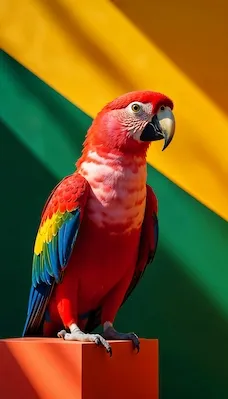
#> input picture opencv/parrot.webp, 228 x 399 px
$ python color-spaces.py
#> lines starting #> are read from the running program, lines starting #| are printed output that depends on the picture
import cv2
image = cv2.imread('parrot.webp')
#> image is the input picture: shape (399, 228, 3); mean B, G, R 29.4, 84.9, 118.2

image_rgb  = cv2.cvtColor(image, cv2.COLOR_BGR2RGB)
image_hsv  = cv2.cvtColor(image, cv2.COLOR_BGR2HSV)
#> image_hsv: shape (399, 228, 3); mean H, S, V 53.1, 225.3, 140.6
image_gray = cv2.cvtColor(image, cv2.COLOR_BGR2GRAY)
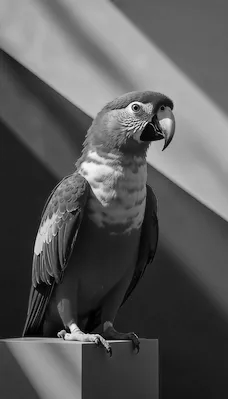
#> image_gray: shape (399, 228); min 0, max 254, mean 88.5
image_lab  = cv2.cvtColor(image, cv2.COLOR_BGR2LAB)
#> image_lab: shape (399, 228, 3); mean of channels 0, 1, 2 104.2, 137.6, 163.1

cv2.imshow("Original BGR", image)
cv2.imshow("RGB Mode", image_rgb)
cv2.imshow("HSV Mode", image_hsv)
cv2.imshow("Grayscale", image_gray)
cv2.imshow("LAB Mode", image_lab)

cv2.waitKey(0)
cv2.destroyAllWindows()

$ run again, with opencv/image.jpg saved as opencv/parrot.webp
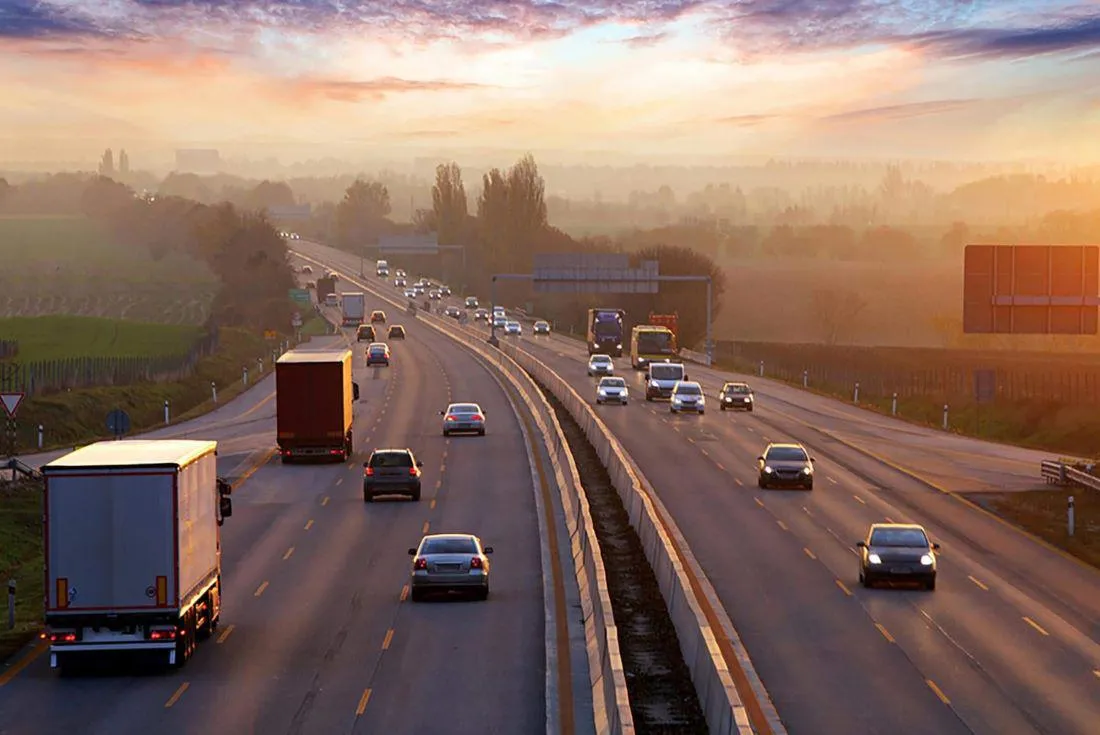
#> input picture opencv/image.jpg, 1100 x 735 px
#> image is the input picture: shape (735, 1100, 3); mean B, G, R 98.2, 109.6, 136.2
#> image_hsv: shape (735, 1100, 3); mean H, S, V 53.5, 88.3, 138.4
#> `image_gray = cv2.cvtColor(image, cv2.COLOR_BGR2GRAY)`:
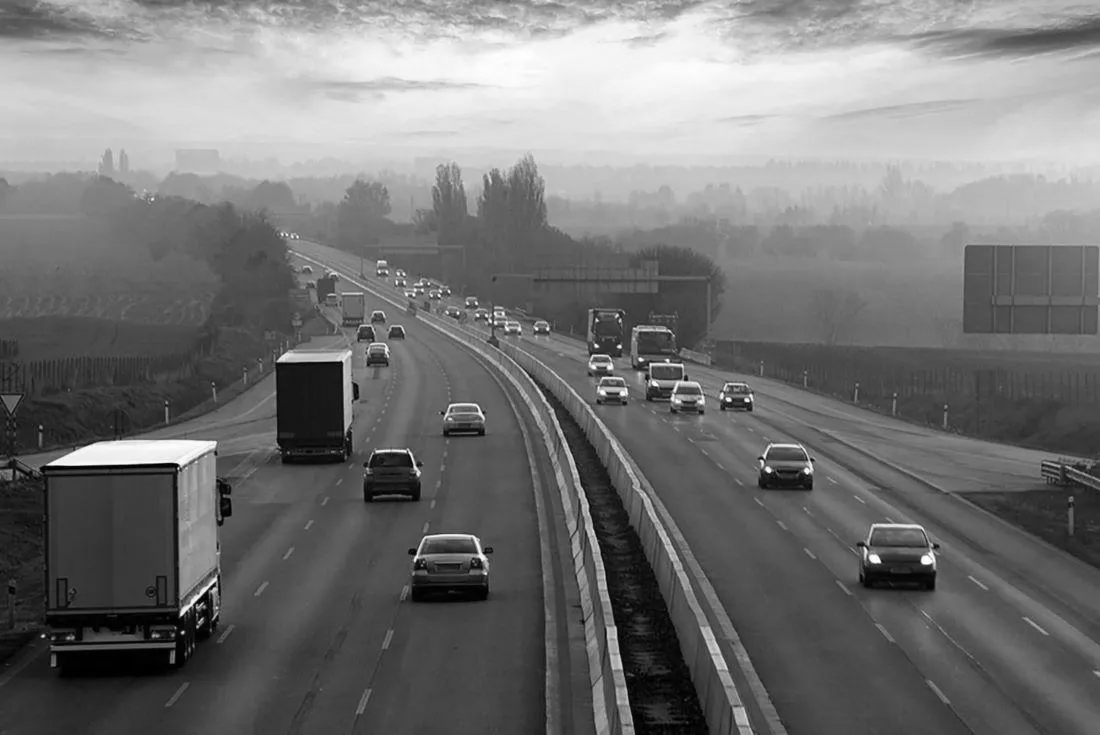
#> image_gray: shape (735, 1100); min 0, max 255, mean 116.3
#> image_lab: shape (735, 1100, 3); mean of channels 0, 1, 2 121.5, 137.4, 138.2
